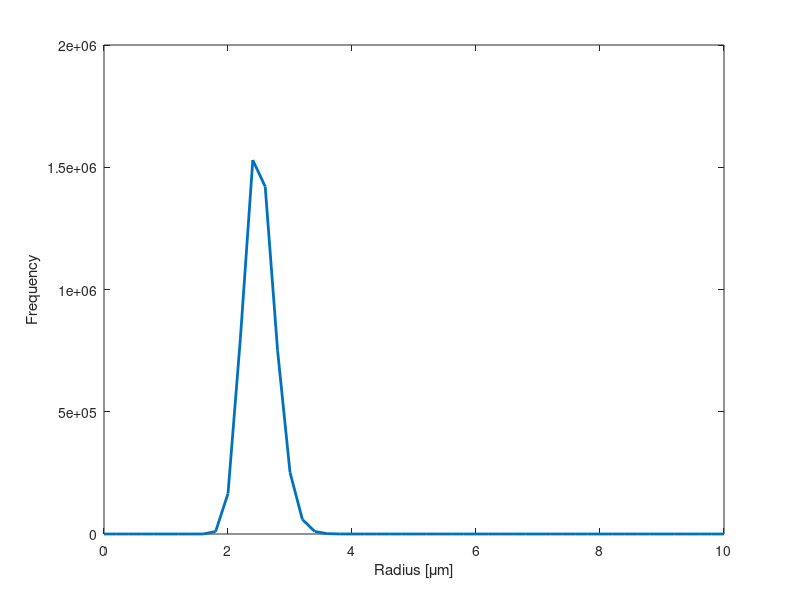

MATLAB code to generate this figure: (Note: this script raises an error after producing the figure.)
clc
clear all
% close all

%this code considers the size distribution of spherical particles

%solution of radiative transfer equation in one layer pigmented plane parallel medium
%ray is incident from air to coating. coating is coated on a substrate
%substrate could be air or other material such as silver, glass etc.
%the code estimates spectral hemispherical reflectance, transmittance and absorptance
%can handle; independent scattering, boundary reflections, absorption in
%medium. can't handle; coherent backscattering, dependent scattering and polarized ray tracing.
%while calculating the scattering direction the code uses cumulative inverse
%relation of exact single scattering pahse function or henyey greenstein 
%function approximation depending on choice 

lamda=(400:100:20000)*10^-9; %freespace wavelength of incident ray in meter 
thickness=1*10^-3;  %thickness of coating in meter 
f_v=0.04; %volume fraction of air bubbles
polar_angle=linspace(0,89.99999,9); %incident angles. 0 = perpendicular to slab face. 90 parallel and should be avoided.
photon_number=10^4; %number of rays that will be traced, higher the number more accurate the result


r_avg=2.5;%um
std_dev=0.1 ;
r_vector_um=(0:0.2:10); %size range to be considered
weight_vector = lognpdf(r_vector_um,log(r_avg),std_dev); %the distribution
r_vector=r_vector_um*10^-6;
weight_vector=weight_vector/trapz(r_vector,weight_vector); 

lamda_um = lamda*10^6;

figure %show the size distribution
plot(10^6*r_vector,weight_vector,'LineWidth',2)
ylabel('Frequency')
xlabel('Radius [\mum]')

[n_medium, k_medium] = PDMS_nk(lamda*10^6); %Compute n, k of PDMS at lamda in um

figure %show the size distribution
plot(lamda_um,n_medium,lamda_um,k_medium,'LineWidth',2)
ylabel('n ,k')
xlabel('Wavelength [\mum]')

n_pigment=ones(length(lamda),1); %real refractive index of substrate
k_pigment=zeros(length(lamda),1); %imaginary refractive index of substrate
n_substrat=ones(length(lamda),1); %real refractive index of substrate
k_substrat=zeros(length(lamda),1); %imaginary refractive index of substrate


lamda_nm=lamda*10^9; %for plot
polar_angle_rad=polar_angle*pi/180;


%initialize arrays
ref_lamda=zeros(length(lamda),length(polar_angle));
tra_lamda=zeros(length(lamda),length(polar_angle));
abs_lamda=zeros(length(lamda),length(polar_angle));
C_sca_sigma=zeros(length(lamda),length(r_vector));
C_abs_sigma=zeros(length(lamda),length(r_vector));
g_arr_sigma=zeros(length(lamda),length(r_vector));

% calculate surface reflection from air to medium. 
% medium to air and medium to substrate is calculated within snell.m.
% air to medium is calculated here seperately since we need refraction angle
teta_prime=zeros(length(lamda),length(polar_angle));
sur_reflection=zeros(length(lamda),length(polar_angle));
for i=1:length(lamda)
    for j=1:length(polar_angle_rad)
        teta_prime(i,j)=F_fresnel_2(n_medium(i),k_medium(i),polar_angle_rad(j))*180/pi;
        cos_teta=cosd(polar_angle(j));
        sin_teta=sqrt(1-cos_teta*cos_teta);
        carpan2=1/(n_medium(i)-1i*k_medium(i));
        sin_x2=sin_teta*carpan2;
        cos_x2=sqrt(1-sin_x2*sin_x2);
        carpan1=cos_teta/cos_x2;
        carpan3=cos_x2/cos_teta;
        E_parallel=(carpan1-carpan2)/(carpan1+carpan2);
        R_parallel=E_parallel*conj(E_parallel);
        E_orth=(carpan3-carpan2)/(carpan3+carpan2);
        R_orth=E_orth*conj(E_orth);
        reflectance=real(R_parallel+R_orth)*0.5;
        sur_reflection(i,j)=reflectance;
    end
end

for z=1:length(r_vector)
    Area=pi*r_vector(z)^2;
    for i=1:length(lamda)
        x=2*pi*r_vector(z)*n_medium(i)/lamda(i);
        m=(n_pigment(i)+1i*k_pigment(i))/n_medium(i);
        fonksiyon=Mie(m,x);
        Qabs=fonksiyon(3);
        Qsca=fonksiyon(2);
        C_sca_sigma(i,z)=Qsca*Area;
        C_abs_sigma(i,z)=Qabs*Area;
        g_arr_sigma(i,z)=fonksiyon(5);
    end
end

r_3=trapz(r_vector,(weight_vector.*r_vector.^3)');
V_avg=(4/3)*pi*r_3;
C_sca=trapz(r_vector,(weight_vector.*C_sca_sigma)');
C_abs=trapz(r_vector,(weight_vector.*C_abs_sigma)');

sigma_s = C_sca*f_v/V_avg;
kappa = C_abs*f_v/V_avg + (1-f_v)*4 * pi * k_medium./lamda;
ext_tot = sigma_s + kappa;
g=trapz(r_vector,(weight_vector.*g_arr_sigma.*C_sca_sigma)')./trapz(r_vector,(weight_vector.*C_sca_sigma)');
scat_prob=sigma_s./ext_tot;

tic
%loop the monte carlo code for lamda and polar_angle
for j=1:length(polar_angle)
    parfor i=1:length(lamda)
        [ref_lamda(i,j),tra_lamda(i,j),abs_lamda(i,j)]=monte_carlo(photon_number,sur_reflection(i,j),cosd(teta_prime(i,j)),thickness,scat_prob(i),ext_tot(i),n_medium(i),k_medium(i),n_substrat(i),k_substrat(i),g(i));
    end
end
toc
figure %draw normal to diffuse R, T and A for normal incidence (first index in my case)
plot(lamda_um,ref_lamda(:,1),'-r',lamda_um,tra_lamda(:,1),'-k','LineWidth',2)
ylim([0 1])
xlim([0 20])
legend('R_n_h','T_n_h','Location', 'Best')
xlabel('Wavelength [\mum]')
ylabel({'Normal to Hemispherical';'Reflectance, Transmittance, Absorptance'})

T_sur=300;
T_amb=300;
BB_Tsur_l=I_bb(lamda,T_sur)';
emittance_cal=abs_lamda(:,1);


trans_atm_calc=emis_atm_new(lamda)';



figure('Renderer', 'painters', 'Position', [500 300 428 420]) % starting point and height - width of the frame
hAx=gca;
area(lamda_um,trans_atm_calc,'LineStyle','none')
hold on
plot(lamda_um,BB_Tsur_l/max(BB_Tsur_l),'-r',lamda_um,emittance_cal,'--k','LineWidth',2)
hAx.XColor = [0 0 0];
hAx.YColor = [0 0 0];
hAx.LineWidth = 1.5;
axis square
ylim([0 1])
xlim([2 20])
hLg=legend('Atmospheric transmissivity','Blackbody intensity at 300K','Calculation','Experiment_s','Experiment_r','Location', 'southeast')
hLg.LineWidth=1.5;
hLg.EdgeColor = [0 0 0];
xlabel('Wavelength [\mum]')
ylabel('Spectral normal emittance')
set(gca,'FontSize',13)
set(gca,'XMinorTick','on','YMinorTick','on')
box on
saveas(gcf,'abs.png')
saveas(gcf,'abs.emf')
saveas(gcf,'abs.fig')




BB_Tsur_l=I_bb(lamda,T_sur)';

emis_calc=trapz(lamda,emittance_cal.*BB_Tsur_l)/trapz(lamda,BB_Tsur_l)

emis_calc_window=trapz(lamda,emittance_cal.*BB_Tsur_l.*trans_atm_calc)/trapz(lamda,BB_Tsur_l.*trans_atm_calc)


emittance=1-ref_lamda-tra_lamda;
abs_solar=1-ref_lamda;

polar_angle_rad=polar_angle*pi/180;
Solar_l=I_solar(lamda)';

trans_atm_pure=emis_atm_new(lamda)';
emit_atm=1-trans_atm_pure.^(1./cos(polar_angle_rad));

BB_Tamb_l=I_bb(lamda,T_amb)';
BB_Tsur_l=I_bb(lamda,T_sur)';
emittance_rad=trapz(lamda,BB_Tsur_l.*emittance,1);
emittance_atm=trapz(lamda,BB_Tamb_l.*emittance.*emit_atm,1);

P_rad=trapz(polar_angle_rad,2*cos(polar_angle_rad).*sin(polar_angle_rad).*emittance_rad)
P_atm=trapz(polar_angle_rad,2*cos(polar_angle_rad).*sin(polar_angle_rad).*emittance_atm)
P_sol=trapz(lamda,Solar_l.*abs_solar(:,1))
P_net=P_rad-P_atm- P_sol


